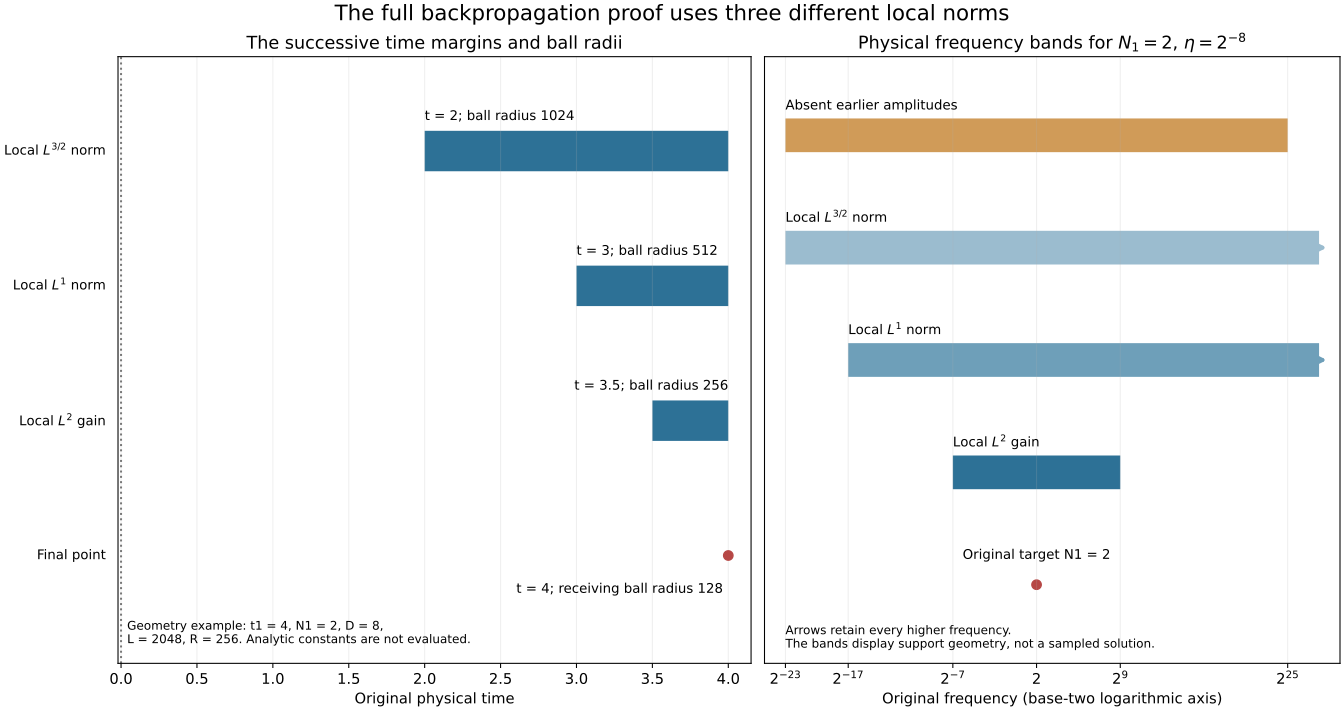

Write the Python code that produced this figure.
"""FB12–FB28: exact time/space nesting and physical dyadic frequency regions."""
from pathlib import Path
import matplotlib
matplotlib.use('Agg')
import matplotlib.pyplot as plt
from matplotlib.patches import Patch
ROOT=Path(__file__).resolve().parent
plt.rcParams.update({'font.family':'DejaVu Sans','font.size':11})
fig,(ax,bx)=plt.subplots(1,2,figsize=(14,7.4),layout='constrained',gridspec_kw={'width_ratios':[1.1,1]})
t1=4.;N1=2.;D=8.;L=2048.;R=256.
rows=[('Local $L^{3/2}$ norm',t1-D/N1**2,L/N1),
      ('Local $L^1$ norm',t1-D/(2*N1**2),L/(2*N1)),
      ('Local $L^2$ gain',t1-D/(4*N1**2),L/(4*N1))]
for i,(label,left,radius) in enumerate(rows):
 y=3-i
 ax.broken_barh([(left,t1-left)],(y-.15,.3),facecolors='#2d7196')
 ax.text(t1 if i==2 else left,y+.23,f't = {left:g}; ball radius {radius:g}',fontsize=10,ha='right' if i==2 else 'left')
 ax.text(-.1,y,label,ha='right',va='center',fontsize=10)
ax.scatter([t1],[0],color='#b64745',s=50,zorder=4)
ax.text(-.1,0,'Final point',ha='right',va='center',fontsize=10)
ax.annotate(f't = {t1:g}; receiving ball radius {R/N1:g}',(t1,0),xytext=(-4,-28),textcoords='offset points',ha='right',fontsize=10)
ax.axvline(t1-2*D/N1**2,color='#777777',ls=':',label='First Duhamel start')
ax.set(xlim=(-.02,4.15),ylim=(-.8,3.7),yticks=[],xlabel='Original physical time',title='The successive time margins and ball radii')
ax.grid(axis='x',alpha=.2)
ax.text(.04,-.65,'Geometry example: t1 = 4, N1 = 2, D = 8,\nL = 2048, R = 256. Analytic constants are not evaluated.',fontsize=9)
eta_power=-8
bands=[('Absent earlier amplitudes',1+3*eta_power,1-3*eta_power,'#d09b58'),
       ('Local $L^{3/2}$ norm',1+3*eta_power,28,'#9bbccf'),
       ('Local $L^1$ norm',1+3*eta_power+6,28,'#6e9fb9'),
       ('Local $L^2$ gain',1+eta_power,1-eta_power,'#2d7196')]
for i,(name,left,right,col) in enumerate(bands):
 y=3-i
 bx.broken_barh([(left,right-left)],(y-.15,.3),facecolors=col)
 if i in (1,2):bx.annotate('',xy=(29,y),xytext=(26,y),arrowprops={'arrowstyle':'->','color':col,'lw':3})
 bx.text(left,y+.23,name,fontsize=10)
bx.scatter([1],[-1],color='#b64745',s=50)
bx.text(1,-.77,'Original target N1 = 2',ha='center',fontsize=10)
ticks=[-23,-17,-7,1,9,25]
bx.set(xticks=ticks,xticklabels=[r'$2^{-23}$',r'$2^{-17}$',r'$2^{-7}$','2',r'$2^9$',r'$2^{25}$'],
       yticks=[],xlim=(-25,30),ylim=(-1.7,3.7),xlabel='Original frequency (base-two logarithmic axis)',
       title=r'Physical frequency bands for $N_1=2$, $\eta=2^{-8}$')
bx.grid(axis='x',alpha=.2)
bx.text(-23,-1.56,'Arrows retain every higher frequency.\nThe bands display support geometry, not a sampled solution.',fontsize=9)
fig.suptitle('The full backpropagation proof uses three different local norms',fontsize=16)
fig.savefig(ROOT/'original-frequency-backpropagation.png',dpi=170)
fig.savefig(ROOT/'original-frequency-backpropagation.svg')
plt.close(fig)
print('Saved original time/space and frequency geometry.')
